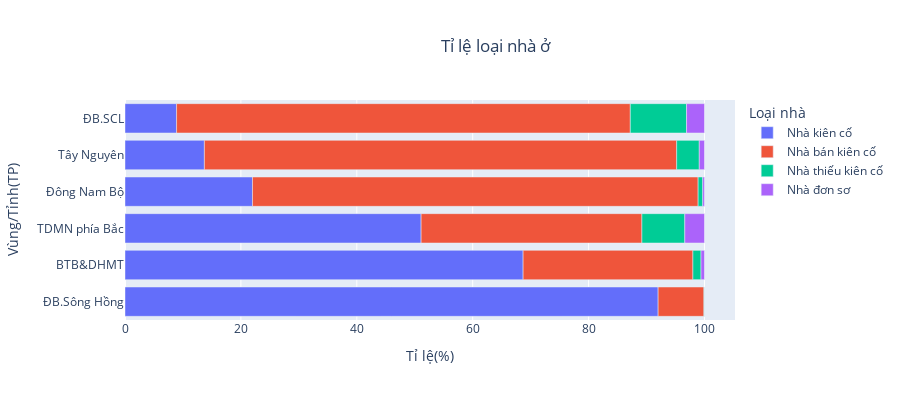

Here is the notebook cell this chart was saved with:
### Code cell
type_house_raw = type_house_raw.sort_values(by='Nhà kiên cố', ascending = False)
fig = px.bar(type_house_raw, y="Vùng/Tỉnh(TP)",
             x=['Nhà kiên cố','Nhà bán kiên cố','Nhà thiếu kiên cố','Nhà đơn sơ'], 
             title="Tỉ lệ loại nhà ở",
             orientation = "h",
             width = 900,
            height = 400)
fig.update_layout(xaxis_title="Tỉ lệ(%)",
                  legend_title="Loại nhà",
                  title={'text': 'Tỉ lệ loại nhà ở',
                            'y':0.9,
                            'x':0.55,
                            'xanchor': 'center',
                            'yanchor': 'top'}
                 )
fig.show()

### Figure 1 — Plotly figure (JSON) as saved in the notebook; plotly's stock layout.template omitted (floating-point values rounded to 4 significant figures)
{"data": [{"alignmentgroup": "True", "hovertemplate": "variable=Nhà kiên cố<br>value=%{x}<br>Vùng/Tỉnh(TP)=%{y}<extra></extra>", "legendgroup": "Nhà kiên cố", "marker": {"color": "#636efa", "pattern": {"shape": ""}}, "name": "Nhà kiên cố", "offsetgroup": "Nhà kiên cố", "orientation": "h", "showlegend": true, "textposition": "auto", "type": "bar", "x": [92, 68.7, 51.1, 22, 13.7, 8.9], "xaxis": "x", "y": ["ĐB.Sông Hồng", "BTB&DHMT", "TDMN phía Bắc", "Ðông Nam Bộ", "Tây Nguyên", "ĐB.SCL"], "yaxis": "y"}, {"alignmentgroup": "True", "hovertemplate": "variable=Nhà bán kiên cố<br>value=%{x}<br>Vùng/Tỉnh(TP)=%{y}<extra></extra>", "legendgroup": "Nhà bán kiên cố", "marker": {"color": "#EF553B", "pattern": {"shape": ""}}, "name": "Nhà bán kiên cố", "offsetgroup": "Nhà bán kiên cố", "orientation": "h", "showlegend": true, "textposition": "auto", "type": "bar", "x": [7.9, 29.3, 38.1, 76.9, 81.5, 78.3], "xaxis": "x", "y": ["ĐB.Sông Hồng", "BTB&DHMT", "TDMN phía Bắc", "Ðông Nam Bộ", "Tây Nguyên", "ĐB.SCL"], "yaxis": "y"}, {"alignmentgroup": "True", "hovertemplate": "variable=Nhà thiếu kiên cố<br>value=%{x}<br>Vùng/Tỉnh(TP)=%{y}<extra></extra>", "legendgroup": "Nhà thiếu kiên cố", "marker": {"color": "#00cc96", "pattern": {"shape": ""}}, "name": "Nhà thiếu kiên cố", "offsetgroup": "Nhà thiếu kiên cố", "orientation": "h", "showlegend": true, "textposition": "auto", "type": "bar", "x": [0.1, 1.4, 7.4, 0.8, 3.9, 9.7], "xaxis": "x", "y": ["ĐB.Sông Hồng", "BTB&DHMT", "TDMN phía Bắc", "Ðông Nam Bộ", "Tây Nguyên", "ĐB.SCL"], "yaxis": "y"}, {"alignmentgroup": "True", "hovertemplate": "variable=Nhà đơn sơ<br>value=%{x}<br>Vùng/Tỉnh(TP)=%{y}<extra></extra>", "legendgroup": "Nhà đơn sơ", "marker": {"color": "#ab63fa", "pattern": {"shape": ""}}, "name": "Nhà đơn sơ", "offsetgroup": "Nhà đơn sơ", "orientation": "h", "showlegend": true, "textposition": "auto", "type": "bar", "x": [0, 0.6, 3.4, 0.3, 0.9, 3.1], "xaxis": "x", "y": ["ĐB.Sông Hồng", "BTB&DHMT", "TDMN phía Bắc", "Ðông Nam Bộ", "Tây Nguyên", "ĐB.SCL"], "yaxis": "y"}], "layout": {"barmode": "relative", "height": 400, "legend": {"title": {"text": "Loại nhà"}, "tracegroupgap": 0}, "title": {"text": "Tỉ lệ loại nhà ở", "x": 0.55, "xanchor": "center", "y": 0.9, "yanchor": "top"}, "width": 900, "xaxis": {"anchor": "y", "domain": [0, 1], "title": {"text": "Tỉ lệ(%)"}}, "yaxis": {"anchor": "x", "domain": [0, 1], "title": {"text": "Vùng/Tỉnh(TP)"}}}}
